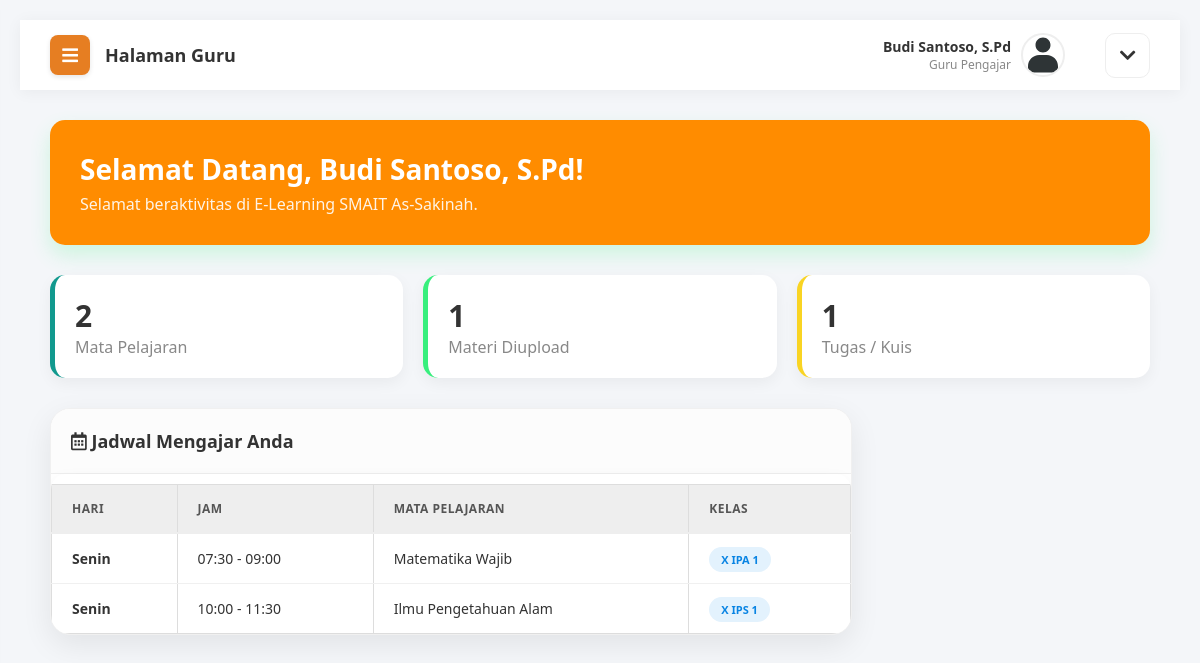
Page /guru/index.php (signed in) on the committed database.
### tables this page shows
CREATE TABLE `mapel` (
  `id_mapel` int(11) NOT NULL,
  `kode_mapel` varchar(20) DEFAULT NULL,
  `nama_mapel` varchar(100) NOT NULL,
  `guru_id` int(11) DEFAULT NULL,
  `kelas_id` int(11) DEFAULT NULL,
  `hari` varchar(20) DEFAULT NULL,
  `jam_mulai` time DEFAULT NULL,
  `jam_selesai` time DEFAULT NULL
);

CREATE TABLE `kelas` (
  `id_kelas` int(11) NOT NULL,
  `nama_kelas` varchar(20) NOT NULL,
  `wali_kelas_id` int(11) DEFAULT NULL,
  `tahun_ajaran` varchar(20) DEFAULT '-',
  `semester` varchar(20) DEFAULT '-'
);

### guru/index.php (the view, shortened to what this page needs)
<?php include 'header.php'; ?>
<div class="welcome-banner" style="background: linear-gradient(to right, #FF8C00, #FF8C00); color: white; padding: 30px; border-radius: 15px; margin-bottom: 30px; box-shadow: 0 10px 20px rgba(56, 239, 125, 0.2);">
    <h1 style="margin: 0; font-size: 28px;">Selamat Datang, <?php echo $_SESSION['nama_lengkap']; ?>!</h1>
    <p style="margin: 5px 0 0 0; opacity: 0.9;">Selamat beraktivitas di E-Learning SMAIT As-Sakinah.</p>
</div>
<?php
$id_guru = $_SESSION['id_user'];
$jml_mapel = mysqli_num_rows(mysqli_query($koneksi, "SELECT * FROM mapel WHERE guru_id='$id_guru'"));
$jml_materi = mysqli_num_rows(mysqli_query($koneksi, "SELECT materi.* FROM materi JOIN mapel ON materi.mapel_id=mapel.id_mapel WHERE mapel.guru_id='$id_guru'"));
$jml_tugas = mysqli_num_rows(mysqli_query($koneksi, "SELECT tugas.* FROM tugas JOIN mapel ON tugas.mapel_id=mapel.id_mapel WHERE mapel.guru_id='$id_guru'"));
?>
<div style="display: flex; gap: 20px; flex-wrap: wrap; margin-bottom: 30px;">
    <div style="flex: 1; min-width: 200px; background: white; padding: 20px; border-radius: 15px; box-shadow: 0 5px 15px rgba(0,0,0,0.05); border-left: 5px solid #11998e;">
        <div style="font-size: 30px; font-weight: bold; color: #333;"><?php echo $jml_mapel; ?></div>
        <div style="color: #888;">Mata Pelajaran</div>
    </div>
    <div style="flex: 1; min-width: 200px; background: white; padding: 20px; border-radius: 15px; box-shadow: 0 5px 15px rgba(0,0,0,0.05); border-left: 5px solid #38ef7d;">
        <div style="font-size: 30px; font-weight: bold; color: #333;"><?php echo $jml_materi; ?></div>
        <div style="color: #888;">Materi Diupload</div>
    </div>
    <div style="flex: 1; min-width: 200px; background: white; padding: 20px; border-radius: 15px; box-shadow: 0 5px 15px rgba(0,0,0,0.05); border-left: 5px solid #f9d423;">
        <div style="font-size: 30px; font-weight: bold; color: #333;"><?php echo $jml_tugas; ?></div>
        <div style="color: #888;">Tugas / Kuis</div>
    </div>
</div>
<div class="modern-form-card" style="padding: 0; overflow: hidden;">
    <div style="padding: 20px; background: #fcfcfc; border-bottom: 1px solid #eee;">
        <h3 style="margin: 0; font-size: 18px; color: #333;"><i class="far fa-calendar-alt"></i> Jadwal Mengajar Anda</h3>
    </div>
    <div class="table-responsive">
        <table class="table-modern">
            <thead>
                <tr>
                    <th>Hari</th>
                    <th>Jam</th>
                    <th>Mata Pelajaran</th>
                    <th>Kelas</th>
                </tr>
            </thead>
            <tbody>
                <?php
                $q_jadwal = mysqli_query($koneksi, "SELECT mapel.*, kelas.nama_kelas
                                                    FROM mapel
                                                    JOIN kelas ON mapel.kelas_id = kelas.id_kelas
                                                    WHERE mapel.guru_id='$id_guru'
                                                    ORDER BY FIELD(mapel.hari, 'Senin', 'Selasa', 'Rabu', 'Kamis', 'Jumat', 'Sabtu'), mapel.jam_mulai ASC");
                while($j = mysqli_fetch_array($q_jadwal)){
                    $indo_days = ['Sunday'=>'Minggu', 'Monday'=>'Senin', 'Tuesday'=>'Selasa', 'Wednesday'=>'Rabu', 'Thursday'=>'Kamis', 'Friday'=>'Jumat', 'Saturday'=>'Sabtu'];
                    $hari_skrg = $indo_days[date('l')];
                    $highlight = ($j['hari'] == $hari_skrg) ? "background:#e0f2f1;" : "";
                ?>
                <tr style="<?php echo $highlight; ?>">
                    <td>
                        <b><?php echo $j['hari']; ?></b>
                    </td>
                    <td><?php echo substr($j['jam_mulai'],0,5) . " - " . substr($j['jam_selesai'],0,5); ?></td>
                    <td><?php echo $j['nama_mapel']; ?></td>
                    <td><span class="badge-status bg-info"><?php echo $j['nama_kelas']; ?></span></td>
                </tr>
                <?php } ?>
            </tbody>
        </table>
    </div>
</div>
<?php include 'footer.php'; ?>

### assets/css/style.css (style rules this page uses)
body { background-color: #f4f6f9; font-family: 'Poppins', 'Segoe UI', sans-serif; margin: 0; height: 100vh; display: flex; justify-content: center; align-items: center; overflow: hidden; }
table { width: 100%; border-collapse: collapse; margin-top: 10px; }
table, th, td { border: 1px solid #ddd; }
th, td { padding: 12px; text-align: left; }
th { background-color: #eee; }
body, html { margin: 0; padding: 0; width: 100%; height: 100%; font-family: 'Poppins', sans-serif; overflow-x: hidden; }
body { background-color: #f4f6f9; font-family: 'Segoe UI', 'Poppins', sans-serif; margin: 0; overflow-x: hidden; }
.modern-form-card { background-color: #ffffff; width: 100%; max-width: 800px; padding: 40px; border-radius: 20px; box-shadow: 0 10px 30px rgba(0,0,0,0.08); border: 1px solid #f0f0f0; }
.badge-status { padding: 5px 12px; border-radius: 20px; font-size: 11px; font-weight: 700; text-transform: uppercase; }
.bg-info { background-color: #e3f2fd; color: #0984e3; }
.table-responsive { overflow-x: auto; background: #fff; border-radius: 15px; box-shadow: 0 5px 15px rgba(0,0,0,0.05); }
.table-modern { width: 100%; border-collapse: collapse; font-size: 14px; color: #333; }
.table-modern thead { background-color: #f8f9fa; border-bottom: 2px solid #eee; }
.table-modern th { padding: 15px 20px; text-align: left; font-weight: 700; color: #555; text-transform: uppercase; font-size: 12px; letter-spacing: 0.5px; }
.table-modern td { padding: 15px 20px; vertical-align: middle; border-bottom: 1px solid #f0f0f0; }
.table-modern tr:last-child td { border-bottom: none; }
@media screen and (max-width: 1440px) { .table-responsive { display: block; width: 100%; overflow-x: auto; } }
body.dashboard-body { height: auto !important; display: block !important; overflow-x: hidden !important; overflow-y: auto !important; }

### rows in the picture
mapel: hari "Senin", jam_mulai "07:30", jam_selesai "09:00", nama_mapel "Matematika Wajib", kelas.nama_kelas "X IPA 1"
mapel: hari "Senin", jam_mulai "10:00", jam_selesai "11:30", nama_mapel "Ilmu Pengetahuan Alam", kelas.nama_kelas "X IPS 1"

### other values in the picture
$_SESSION['nama_lengkap'] "Budi Santoso, S.Pd"
$jml_mapel "2"
$jml_materi "1"
$jml_tugas "1"
